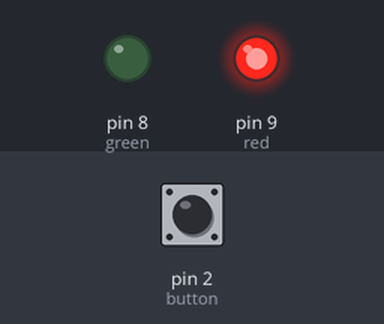
Recording of a sketch running on a simulated Arduino Uno, built with avr-gcc and run on an emulated ATmega328P. On the bench: output pins drawn as LEDs (lit = HIGH). The inputs (shaded band) are chosen by the test bench; at power-on: pin 2 (button) LOW.

Above: at 1.2 s.
1.3 s: pin 2 (button) pulled HIGH for 0.15 s
At 1.37 s:
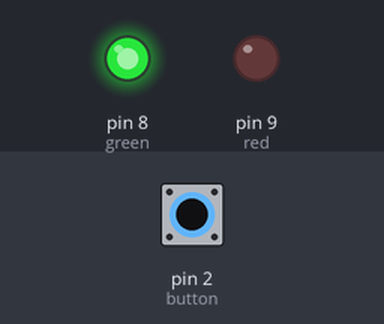
2.9 s: pin 2 (button) pulled HIGH for 3.2 s
At 7.0 s:
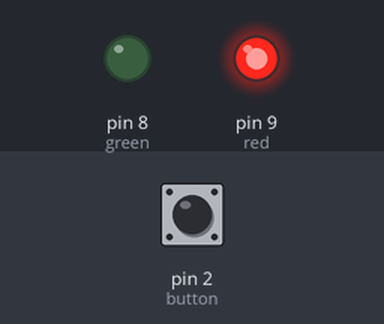
Timing chart, 0 to 8.5 s (numbered marks = the images above; inputs shaded):
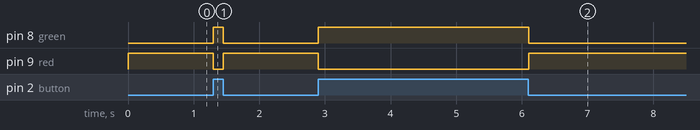

The sketch:

button_1_led_2.ino
```cpp
const int green = 8;
const int red = 9;
const int button = 2;

void setup(){
    pinMode( green, OUTPUT );
    pinMode( red, OUTPUT );
    pinMode( button, INPUT );
}

void loop(){
    int button_counter = 0;
    int button_state = digitalRead( button );

    if( button_state == 1 )
       button_counter++;

    if( button_counter % 2 == 1 ){
       digitalWrite( green, HIGH );
       digitalWrite( red, LOW );
    }
    else{
       digitalWrite( red, HIGH );
       digitalWrite( green, LOW );
    }
    delay( 50 );
}
```

Measured:
- after the input at 1.3 s, pin 8 (green): LOW → HIGH at once, → LOW 0.15 s later; pin 9 (red): HIGH → LOW at once, → HIGH 0.15 s later
- after the input at 2.9 s, pin 8 (green): LOW → HIGH at once, → LOW 3.2 s later; pin 9 (red): HIGH → LOW at once, → HIGH 3.2 s later
